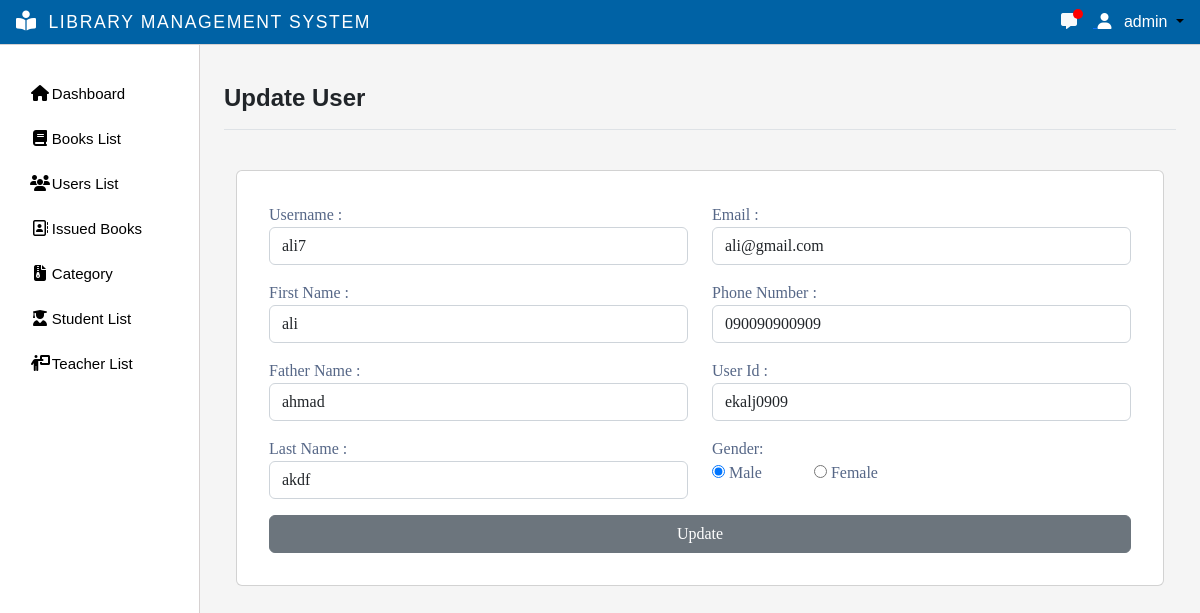
Screenshot of /update-user/4/ (signed in) with the database file from the repository.
### myapp/models.py (models this page shows)
class CustomUser(AbstractUser):
    email = models.EmailField(max_length=255, unique=True)
    username = models.CharField(max_length=50, unique=True)
    first_name = models.CharField(null=True, blank=True, max_length=100)
    father_name= models.CharField(null=True, blank=True, max_length=100)
    last_name = models.CharField(null=True, blank=True, max_length=100)
    phone_number = models.CharField(max_length=16)
    user_id = models.CharField(max_length=50,null=True,blank=True)
    group = models.ForeignKey(Group, on_delete=models.CASCADE, default=2)
    gender = models.CharField(max_length=1,null=True,blank=True)
    USERNAME_FIELD = 'email'
    EMAIL_FIELD = 'email'
    REQUIRED_FIELDS = []
    objects = CutomUserManager()

### myapp/decorators.py (the view)
        def wrapper_func(request, *args, **kwargs):
            group = None
            if request.user.group:
                group = request.user.group.name
            if group in allowed_roles:
                return view_func(request, *args, **kwargs)
            else:
                return HttpResponse('Your are not authorized to view this page!')

### myapp/views.py (called while the page is built)
@allowed_users(allowed_roles=['admin'])
@login_required(login_url='login-page')
def Update_user(request, id):
    if request.method == 'POST':
        user = User.objects.get(pk=id)
        user.username = request.POST['username']
        user.first_name = request.POST['first_name']
        user.father_name = request.POST['father_name']
        user.last_name = request.POST['last_name']
        user.email = request.POST['email']
        user.phone_number = request.POST['phone_number']
        user.user_id = request.POST['user_id']
        user.gender = request.POST['gender']
        user = user.save()
        messages.success(request,'You have Successfully updated the user')
        return redirect('users-management')
    else:
       pass
    user = User.objects.get(pk=id)
    return render(request, 'update_user.html', {'user': user} )

### myapp/templates/update_user.html (shortened to what this page needs)
{% extends 'main.html' %}
{% block title %}Update User{% endblock title %}
{% block content %}
<div class="container pt-4">
    <div class="row">
        <div class="col col-12">
            <div class="card">
                <div class="card-body p-4">
                    <form action="" method="POST">
                        <div class="row registerform p-2">
                            <div class="col-md-6 ">
                                <div class="form-group">
                                    <label for="">Username :</label>
                                    <input type="text" name="username" class="form-control mb-3" value="{{user.username}}">
                                </div>
                                <div class="form-group">
                                    <label for="">First Name :</label>
                                    <input type="text" name="first_name" id="" value="{{user.first_name}}" class="form-control mb-3">
                                </div>
                                <div class="form-group">
                                    <label for="">Father Name :</label>
                                    <input type="text" name="father_name" id="" value="{{user.father_name}}" class="form-control mb-3">
                                </div>
                                <div class="form-group">
                                    <label for="">Last Name :</label>
                                    <input type="text" name="last_name" id="" value="{{user.last_name}}" class="form-control mb-3">
                                </div>
                            </div>
                            <div class="col-md-6">
                                <div class="form-group">
                                    <label for="">Email :</label>
                                    <input type="email" name="email" id="" value="{{user.email}}" class="form-control mb-3">
                                </div>
                                <div class="form-group">
                                    <label for="">Phone Number :</label>
                                    <input type="text" name="phone_number" value="{{user.phone_number}}" class="form-control mb-3 ">
                                </div>
                                <div class="form-group">
                                    <label for="">User Id :</label>
                                    <input type="text" name="user_id" value="{{user.user_id}}" class="form-control mb-3">
                                </div>
                                <div class="form-group">
                                    <label for="" class="me-2 fw-700">Gender:</label>
                                </div>
                                <div class="form-group">
                                    <input type="radio" name="gender" id="male" value="M" {% if user.gender == "M" %}checked{% endif %}>
                                    <label for="male" class="me-5">Male</label>
                                    <input type="radio" name="gender" id="female" value="F" {% if user.gender == "F" %}checked{% endif %} >
                                    <label for="female" class="me-1">Female</label>
                                </div>
                            </div>
                            <div class="col-md-12">
                                <div class="form-group">
                                    <input type="submit" class="btn btn-secondary w-100" value="Update">
                                </div>
                            </div>
                        </div>
                    </form>
                </div>
            </div>
        </div>
    </div>
</div>
{% endblock %}

### templates/navbar.html (shortened to what this page needs)
{% load static %}
{% load custom_tags %}
if {% if request.resolver_match.url_name == 'index' %}
<nav class="navbar navbar-expand-lg backgroundcolor fixed-top bg-light">
  <div class="container">
    <a href="{% url 'index' %}"><img src="{% static 'images/en.png' %}" class="w-48" alt=""></a>
    <button class="navbar-toggler" type="button" data-bs-toggle="collapse" data-bs-target="#navbarNav" aria-controls="navbarNav" aria-expanded="false" aria-label="Toggle navigation">
        <span class="navbar-toggler-icon"></span>
      </button>
      <div class="collapse navbar-collapse" id="navbarNav">
        <ul class="navbar-nav ms-auto">
          <li class="nav-item">
            <a class="nav-link fw-bolder " aria-current="page" href="{% url 'index' %}">Home</a>
          </li>
          <li class="nav-item">
            <div class="collapse navbar-collapse show" id="navbarNavDarkDropdown">
              <ul class="navbar-nav">
                <li class="nav-item dropdown ">
                  <a class="nav-link dropdown-toggle fw-bolder" href="{% url 'index' %}" id="navbarDarkDropdownMenuLink" role="button" data-bs-toggle="dropdown" aria-expanded="false">
                    Categories
                  </a>
                  <ul class="dropdown-menu dropdown-menu-light" aria-labelledby="navbarDarkDropdownMenuLink">
                    <li class="nav-item">
                      {% get_categories %}
                      <!-- {% for g in get_categories %}
                      {{g}}
                      {% endfor %} -->
                    </li>
                  </ul>
                </li>
              </ul>
            </div>
          </li>
          <li class="nav-item">
            <div class="collapse navbar-collapse show" id="navbarNavDarkDropdown">
              <ul class="navbar-nav">
                <li class="nav-item dropdown ">
                  <a class="nav-link dropdown-toggle fw-bolder" href="{% url 'index' %}" id="navbarDarkDropdownMenuLink" role="button" data-bs-toggle="dropdown" aria-expanded="false">
                    Links
                  </a>
                  <ul class="dropdown-menu dropdown-menu-light" aria-labelledby="navbarDarkDropdownMenuLink">
                    <li class="nav-item">
                      <a href="https://sppl.org" class="dropdown-item">Saint Paul Public Library</a>
                      <a href="https://cphlibrary.org/" class="dropdown-item">Clifton Park Halfmoon Library</a>
                      <a href="https://aadl.org/" class="dropdown-item">Ann Arbor District Library</a>
                      <a href="https://www.nypl.org/" class="dropdown-item">New York Public Library</a>
                      <a href="https://www.brooklinelibrary.org/" class="dropdown-item">Brookline Public Library</a>
                    </li>
                  </ul>
                </li>
              </ul>
            </div>
          </li>
          <li class="nav-item">
            <a class="nav-link fw-bolder" href="{% url 'contact-us' %}">Contact us</a>
          </li>
        </ul>
      </div>
    </div>
  </nav>
  {% else %}
<nav class="navbar navbar-expand-lg backgroundcolor fixed-top px-3 py-1 justify-content-between">
  <a class="navbar-brand" href="{% url 'admin-page' %}">
    <i class="fa-solid fa-book-open-reader navbar-icon "></i>
    <span class="ms-2 text-white">LIBRARY MANAGEMENT SYSTEM</span>
  </a>
  <div class="dropdown">
    {% if request.user.username %}
      {% if request.user.is_staff %}
      <a href="{% url 'message' %}">
          <i class="fa-solid fa-message me-3 text-light"></i>
          <span class="message-count"></span>
        </a>
      {% endif %}
        <a class="dropdown-toggle user-menu-item" data-bs-toggle="dropdown" aria-expanded="false">
          <i class="fa-solid fa-user me-2 text-white"></i>
            <span class="text-white">{{request.user.username}}</span>
        </a>
    {% endif %}
  </div>
</nav>
  {% endif %}

### static/css/main.css (style rules this page uses)
body { color: #566787; background: #f5f5f5; font-family: 'Varela Round', sans-serif; }
.text-white { color:#fff !important; }
body { overflow-y:scroll; }
.navbar-icon { margin-top: -9px !important; font-size: 20px !important; }

### static/css/style.css (style rules this page uses)
* { margin: 0; padding: 0; box-sizing: border-box; }
:root { --offconvas-width: 270px; --topNavbarHeight: 56px; }
.navbar-icon { color: white; }
.backgroundcolor { background-color: rgba(0,98, 165, 1); border-bottom:1px solid #d6d1d1; }
@media screen and (min-width: 1200px) { .ms-2 { font-size: 1.1rem !important; letter-spacing: 0.1rem; } }
@media (min-width : 920px) { .navbar-brand { font-size: 0.9rem !important; } }
@media (min-width : 390px) { .navbar-brand { font-size: 1rem !important ; } }
.user-menu-item { color:#000000; text-decoration:none; cursor: pointer; }
.card { font-family:auto; }
.message-count { position: absolute; left: 12px; top: -1px; width: 10px; height: 10px; border-radius: 50%; background-color: red; }

### rows the page displays
CustomUser: user.username "admin"
CustomUser: username "ali7", first_name "ali", father_name "ahmad", last_name "akdf", email "ali@gmail.com", phone_number "090090900909", user_id "ekalj0909", gender "☑ Male", gender "☐ Female"
